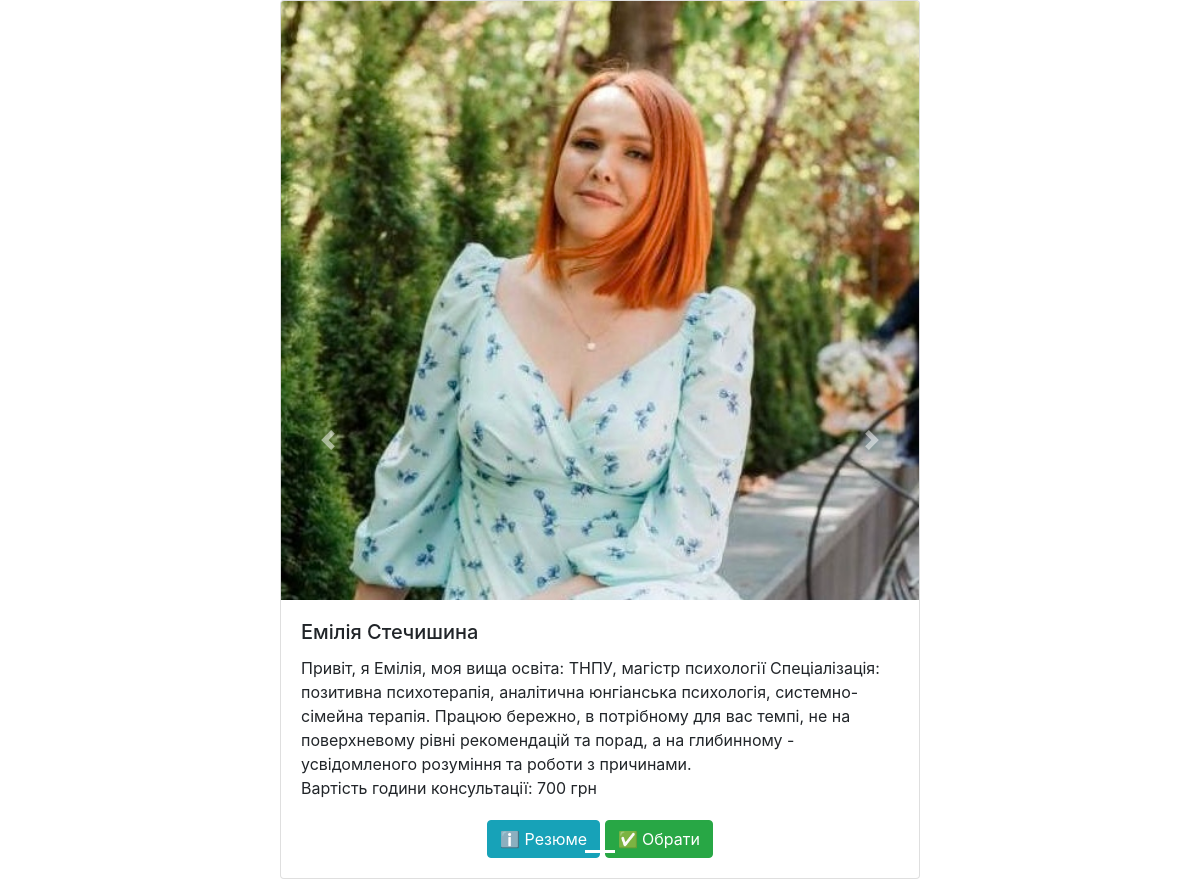
The app's page /specialists/find_request/2257 with its own data.
### app/specialists/models.py (models this page shows, shortened)
class Specialist(db.Model):
    __tablename__ = "specialist"
    id = db.Column(db.Integer, primary_key=True)
    name = db.Column(db.String(255), unique=True, nullable=False)
    description = db.Column(db.String(255))
    cv = db.Column(db.String(255))
    phone = db.Column(db.String(255))
    tags = db.relationship("Tag", secondary=specialist_tag, back_populates="specialists")
    telegram_username = db.Column(db.String(255))
    manychat_username = db.Column(db.String(255))
    cost = db.Column(db.Integer)
    manychat_img = db.Column(db.String(255))
    @classmethod
    def find_by_request_id(cls, request_id):
        request = Request.get(request_id)
        if request:
            request_tag = request.tag
            if request_tag:
                print('/n/n----------------/n')
                print('find_by_request_id: ', request_tag)
                return cls.query.filter(Specialist.tags.any(id=request_tag.id)).all()
            else:
                print('/n/n----------------/n')
                print('request tag not found')
        else:
            print('/n/n----------------/n')
            print('request not found')
        return []

### app/specialists/routes.py (the view)
@bp.route('/find_request/<int:request_id>', methods=['GET'])
def find_request(request_id):
    from app.requests.models import Request
    r = Request.get(request_id)
    if r:
        print('find_request: ', r)
        specialists = Specialist.find_by_request_id(r.id)
        if specialists:
            return render_template('specialists_cards.html', specialists=specialists, request_id=request_id)
        else:
            print('specialists not found')
            error = 'Спеціалістів не знайдено'
    else:
        print('request not found')
        error = 'Запит не знайдено'
    return redirect(url_for('main.error'), error)

### app/requests/models.py (called while the page is built)
    def __repr__(self):
        return f"Запит {self.id}"

    @classmethod
    def get(cls, id) -> "Request":
        return cls.query.get(id)

### app/tags/models.py (called while the page is built)
    def __repr__(self) -> str:
        return f"{self.name}"

### app/specialists/templates/specialists_cards.html (shortened to what this page needs)
{% extends "base_without_nav.html" %}
{% block content %}
<div class="content" id="specialists_cards">
  <div id="carouselExampleIndicators" class="carousel slide" data-ride="carousel">
    <ol class="carousel-indicators">
      {% for specialist in specialists %}
      <li data-target="#carouselExampleIndicators" data-slide-to="{{ loop.index0 }}" {% if loop.first %}class="active"{% endif %}></li>
      {% endfor %}
    </ol>
    <div class="carousel-inner">
      {% for specialist in specialists %}
        <div class="carousel-item {% if loop.first %}active{% endif %}">
          <div class="card">
            <img class="card-img-top" src="{{ url_for('static', filename='images/' ~ specialist.id ~ '.JPG') }}" alt="Specialist">
            <div class="card-body">
              <h5 class="card-title">{{ specialist.name }}</h5>
              <div class="card-text">
                {{ specialist.description }}
                <p>Вартість години консультації: {{ specialist.cost }} грн</p>
              </div>
              <div class="card_buttons">
                <a href="{{ specialist.cv }}" class="btn btn-info">ℹ️ Резюме</a>
                <a href="{{ url_for('specialists.choose', request_id=request_id, specialist_id=specialist.id) }}" class="btn btn-success">✅ Обрати</a>
              </div>
            </div>
          </div>
        </div>
      {% endfor %}
    </div>
    <a class="carousel-control-prev" href="#carouselExampleIndicators" role="button" data-slide="prev">
      <span class="carousel-control-prev-icon" aria-hidden="true"></span>
    </a>
    <a class="carousel-control-next" href="#carouselExampleIndicators" role="button" data-slide="next">
      <span class="carousel-control-next-icon" aria-hidden="true"></span>
    </a>
  </div>
</div>
{% endblock %}

### app/static/style.css (style rules this page uses)
#specialists_cards { max-width: 640px; margin: 0 auto; }
.card_buttons { margin-top: 20px; text-align: center; }

### records on screen
Specialist: id (picture), name "Емілія Стечишина", description "Привіт, я Емілія, моя вища освіта: ТНПУ, магістр психології Спеціалізація: позитивна психотерапія, аналітична юнгіанська психологія, системно-сімейна терапія. Працюю бережно, в потрібному для вас темпі, не на поверхневому рівні рекомендацій та порад, а на глибинному - усвідомленого розуміння та роботи з причинами.", cost "700"
